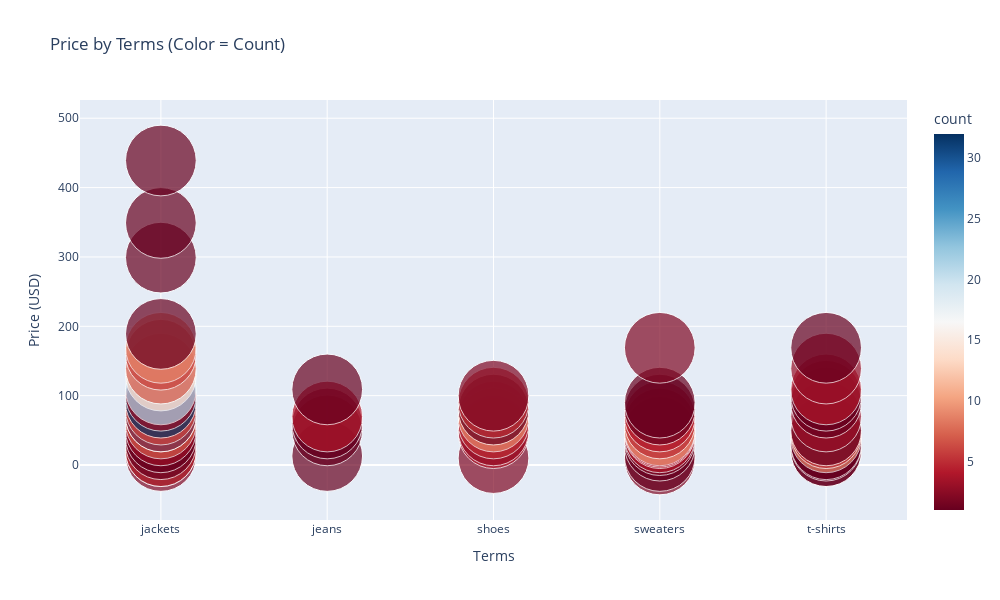

Notebook code cell kept with this figure:
### Code cell
fig = px.scatter(
    classifi_pr,
    x = "terms",
    y = "price_usd",
    color = "count",
    size = [150]*len(classifi_pr),
    size_max = 50,
    color_continuous_scale = "RdBu",
    title = "Price by Terms (Color = Count)")

fig.update_layout(
    xaxis_title = "Terms",
    yaxis_title = "Price (USD)",
    width = 1000,
    height = 600
)

fig.show()

### Figure 1 — Plotly figure (JSON) as saved in the notebook; plotly's stock layout.template omitted (floating-point values rounded to 4 significant figures)
{"data": [{"hovertemplate": "terms=%{x}<br>price_usd=%{y}<br>size=%{marker.size}<br>count=%{marker.color}<extra></extra>", "legendgroup": "", "marker": {"color": [2, 1, 5, 1, 1, 3, 7, 15, 1, 6, 32, 3, 21, 14, 7, 6, 9, 1, 1, 1, 1, 1, 1, 1, 4, 1, 2, 4, 3, 5, 9, 1, 5, 2, 2, 1, 1, 2, 4, 4, 4, 10, 5, 4, 1, 1, 2, 1, 1, 1, 1, 9, 5, 1, 3, 1, 1, 4, 3, 1], "coloraxis": "coloraxis", "size": [150, 150, 150, 150, 150, 150, 150, 150, 150, 150, 150, 150, 150, 150, 150, 150, 150, 150, 150, 150, 150, 150, 150, 150, 150, 150, 150, 150, 150, 150, 150, 150, 150, 150, 150, 150, 150, 150, 150, 150, 150, 150, 150, 150, 150, 150, 150, 150, 150, 150, 150, 150, 150, 150, 150, 150, 150, 150, 150, 150], "sizemode": "area", "sizeref": 0.06, "symbol": "circle"}, "mode": "markers", "name": "", "orientation": "v", "showlegend": false, "type": "scatter", "x": ["jackets", "jackets", "jackets", "jackets", "jackets", "jackets", "jackets", "jackets", "jackets", "jackets", "jackets", "jackets", "jackets", "jackets", "jackets", "jackets", "jackets", "jackets", "jackets", "jackets", "jackets", "jeans", "jeans", "jeans", "jeans", "jeans", "shoes", "shoes", "shoes", "shoes", "shoes", "shoes", "shoes", "shoes", "sweaters", "sweaters", "sweaters", "sweaters", "sweaters", "sweaters", "sweaters", "sweaters", "sweaters", "sweaters", "sweaters", "sweaters", "sweaters", "t-shirts", "t-shirts", "t-shirts", "t-shirts", "t-shirts", "t-shirts", "t-shirts", "t-shirts", "t-shirts", "t-shirts", "t-shirts", "t-shirts", "t-shirts"], "xaxis": "x", "y": [12.99, 19.9, 19.99, 29.99, 39.9, 49.9, 59.9, 69.9, 69.99, 79.9, 89.9, 99.9, 109, 129, 139, 159, 169, 189, 299, 349, 439, 12.99, 49.9, 59.9, 69.9, 109, 9.99, 45.9, 49.9, 59.9, 69.9, 79.9, 89.9, 99.9, 7.99, 12.99, 27.9, 35.9, 39.9, 45.9, 47.9, 49.9, 59.9, 69.9, 79.9, 89.9, 169, 19.9, 19.99, 27.9, 29.9, 39.9, 45.9, 49.9, 69.9, 89.9, 99.9, 109, 139, 169], "yaxis": "y"}], "layout": {"coloraxis": {"colorbar": {"title": {"text": "count"}}, "colorscale": [[0, "rgb(103,0,31)"], [0.1, "rgb(178,24,43)"], [0.2, "rgb(214,96,77)"], [0.3, "rgb(244,165,130)"], [0.4, "rgb(253,219,199)"], [0.5, "rgb(247,247,247)"], [0.6, "rgb(209,229,240)"], [0.7, "rgb(146,197,222)"], [0.8, "rgb(67,147,195)"], [0.9, "rgb(33,102,172)"], [1, "rgb(5,48,97)"]]}, "height": 600, "legend": {"itemsizing": "constant", "tracegroupgap": 0}, "title": {"text": "Price by Terms (Color = Count)"}, "width": 1000, "xaxis": {"anchor": "y", "autorange": true, "domain": [0, 1], "range": [-0.4867, 4.487], "title": {"text": "Terms"}, "type": "category"}, "yaxis": {"anchor": "x", "autorange": true, "domain": [0, 1], "range": [-79.28, 526.3], "title": {"text": "Price (USD)"}, "type": "linear"}}}
